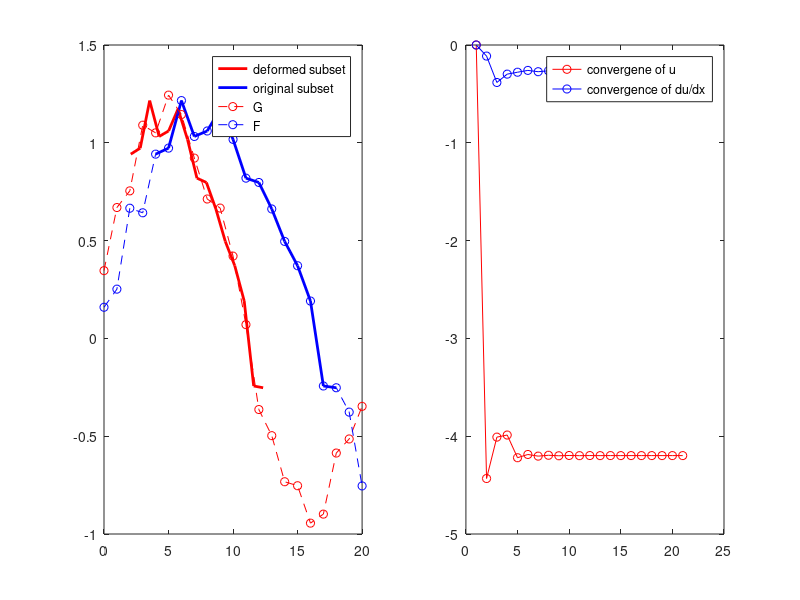

This chart was generated by the following MATLAB code:
%% 1D DIC code by Thorsten Becker
close all; clear all; clc;
 
%% Generate a random function F with noise (i.e. 1D image) - sin(Ax+B) where B = displacment and A = stretch.
X = 0:1:20;
F = sin(X/5) +rand(size(X)).*0.3;      % zero load image (with noise).
u = [0.2; 1.4];                         % known displacment and stretch - this is what we are trying to slove for.
G = sin(u(2).*X/5+u(1)) +rand(size(X)).*0.3;  % impose known displacment and strech on F (with more noise).
 
%% Choose subset
subsize = 15;                           % subset size
offset = 5;                             % subset position
f = F(offset:offset+subsize-1);         % subset intensity values
x = X(offset:offset+subsize-1);         % subset co-ordinates
x0 = subsize/2 + offset;                % subset centre
 
%% Initialise solver - 1st order                   
dfdx = [gradient(f)', gradient(f)'.*(x-x0)'];
H = (dfdx'*dfdx);                       % G'G - pg.86 (Hesian matrix - only need to compute this once when using method on pg.100)
d = [0;0];                              % initial guess 
 
for i = 1:20;                           % solve to n iterations
    g = interp1(X,G,(x + (d(1,i)+d(2,i)*(x-x0))),'spline'); %compute values to sub-pixel accuracy, use 'nearest' for no subpixel accuracy
    q = dfdx'*(f-g)';                   % compute G'g - pg.86
    dd = pinv(H) * q;                   % calulate new displacement guess based on the difference between f and g.
    d(:,i+1) = d(:,i) + dd;             % update displacment guess.
end
 
%% plot some cool stuff
figure;
subplot(1,2,1), plot(x + d(1,end) + d(2,end)*(x-x0),f,'r-','linewidth',2); hold on
subplot(1,2,1), plot(x,f,'b-','linewidth',2);
subplot(1,2,1),plot(X,G,'r--o'); 
subplot(1,2,1),plot(X,F,'b--o'); legend('deformed subset','original subset','G','F'); hold off
subplot(1,2,2),plot(d(1,:),'-ro'); hold on;
subplot(1,2,2),plot(d(2,:),'-bo'); legend('convergene of u','convergence of du/dx'); hold off